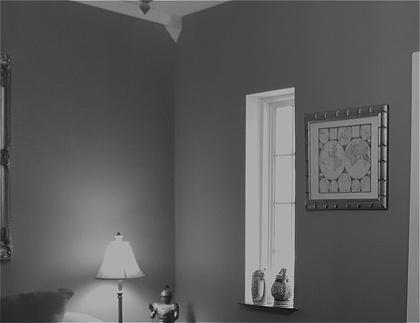
%> input picture assignment-4/sharpen.jpg, 420 x 323 px, shrunk from 1168 x 897 before the run
$ octave filter.m   (GNU Octave 9; MATLAB toolbox functions it lacks are replaced by stand-ins)
%> lines starting %> are read from the running program, lines starting %| are printed output that depends on the picture
### assignment-4/convolve.m
%% Anis Sarker
%  Date: 1/08/2017

%% Assignment 4
%% Convolution operation


function [output] = convolve(input,kernel)

    %% convert image into double
    input = double(input);
    output = zeros(size(input));
    [rows, cols, channel] = size(input);

    %% kernel row, col size
    kr = size(kernel,1);
    kc = size(kernel,2);

    %% for zero padding
    pad = floor(kr/2);
    image_padded = zeros(size(input) + (kr-1));
    image_padded(pad+1:size(image_padded, 1) - pad, pad+1:size(image_padded, 2) - pad) = input;

    %% convolution loop
    for row = 1:cols
        for col = 1:rows
            output(col, row) = sum(sum(kernel .* image_padded(col:col+kr-1, row:row+kc-1)));
        end
    end

    output = uint8(output);
end

### assignment-4/filter.m
clear all;
clear;
clc;

%% original image = f(x,y)
img = imread('sharpen.jpg');
%> img is the input picture: size 323x420x3 uint8; min 4, max 210, mean 92.9
img = rgb2gray(img);
%> img: size 323x420 uint8

%% kernel image averaging
avg_kernel = ones(9)/81.0;

%% kernel sharpen image
sharpen_kernel = [0,-1, 0;
                 -1, 5,-1;
                  0,-1, 0];
%% edge kernel
edge_kernel = [-1,-1,-1;
               -1, 8,-1;
               -1,-1,-1];

output_avg = convolve(img, avg_kernel);
%> in convolve, `image_padded(pad+1:size(image_padded, 1) - pad, pad+1:size(image_padde..`:
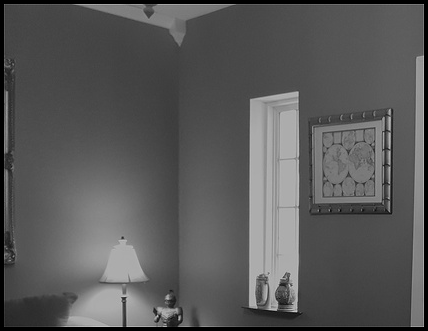
%> image_padded: size 331x428 double; min 0, max 210, mean 88.9
%> after the loop in convolve, `for row = 1:cols`:
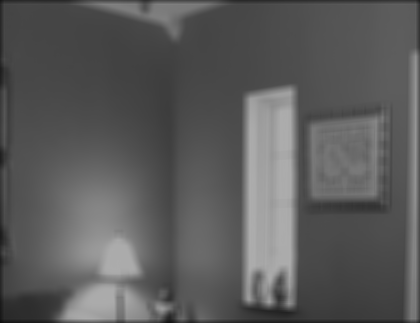
%> output: size 323x420 double; min 13.68, max 173.4, mean 91.6
output_sharpen = convolve(img, sharpen_kernel);
%> call 2 of convolve, with kernel = [0 -1 0; -1 5 -1; 0 -1 0]
%> in convolve (call 2), `image_padded(pad+1:size(image_padded, 1) - pad, pad+1:size(image_padde..`:
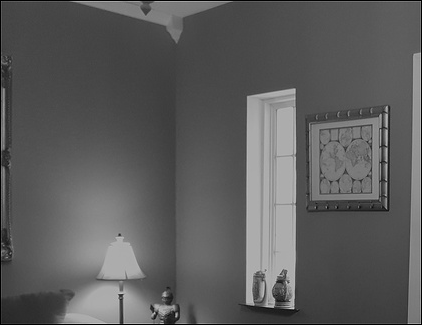
%> image_padded: size 325x422 double; min 0, max 210, mean 91.9
%> after the loop in convolve (call 2), `for row = 1:cols`:
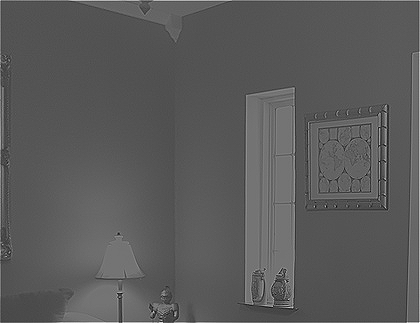
%> output: size 323x420 double; min -186, max 600, mean 94.2; drawn with min black and max white
%> in convolve (call 2), `output = uint8(output);`:
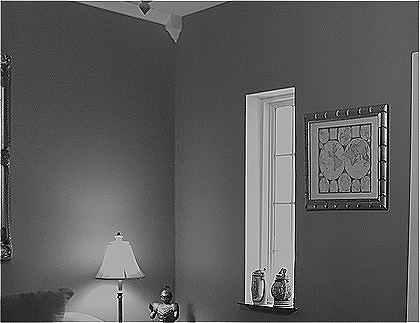
%> output: size 323x420 uint8; min 0, max 255, mean 93.9
output_edge = convolve(img, edge_kernel);
%> call 3 of convolve, with kernel = [-1 -1 -1; -1 8 -1; -1 -1 -1]
%> after the loop in convolve (call 3), `for row = 1:cols`:
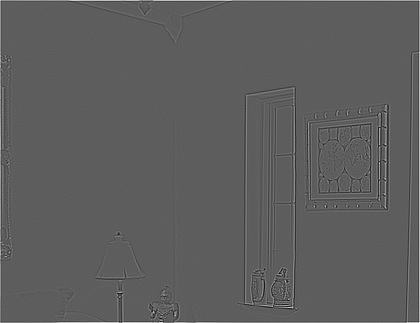
%> output: size 323x420 double; min -597, max 1026, mean 4; drawn with min black and max white
%> in convolve (call 3), `output = uint8(output);`:
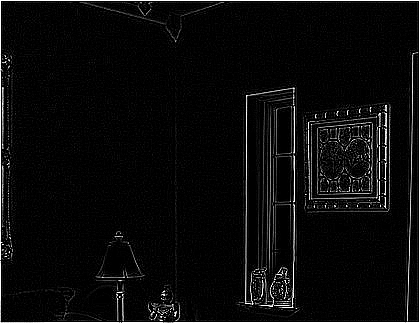
%> output: size 323x420 uint8; min 0, max 255, mean 11.3

figure;
subplot(2,2,1); imshow(img); title('Original');
subplot(2,2,2); imshow(output_avg); title('Image Average');
subplot(2,2,3); imshow(output_sharpen); title('Image Sharpen');
subplot(2,2,4); imshow(output_edge); title('Image Edge');

$ run again, with assignment-4/img.jpg copied over assignment-4/sharpen.jpg
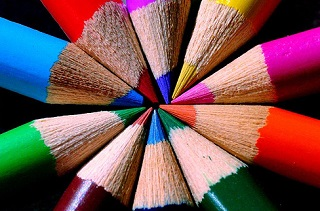
%> input picture assignment-4/img.jpg, 320 x 211 px
%> img is the input picture: size 211x320x3 uint8; mean R, G, B 118.3, 82.8, 83.5
%> img: size 211x320 uint8
%> image_padded: size 213x322 double
%> after the loop in convolve (call 3), `for row = 1:cols`:
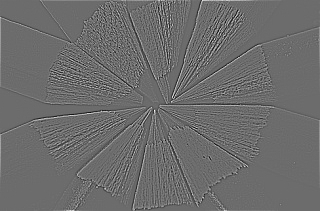
%> output: size 211x320 double; min -893, max 1207, mean 2.3; drawn with min black and max white
%> in convolve (call 3), `output = uint8(output);`:
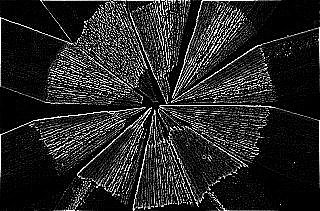
%> output: size 211x320 uint8; min 0, max 255, mean 38.7
